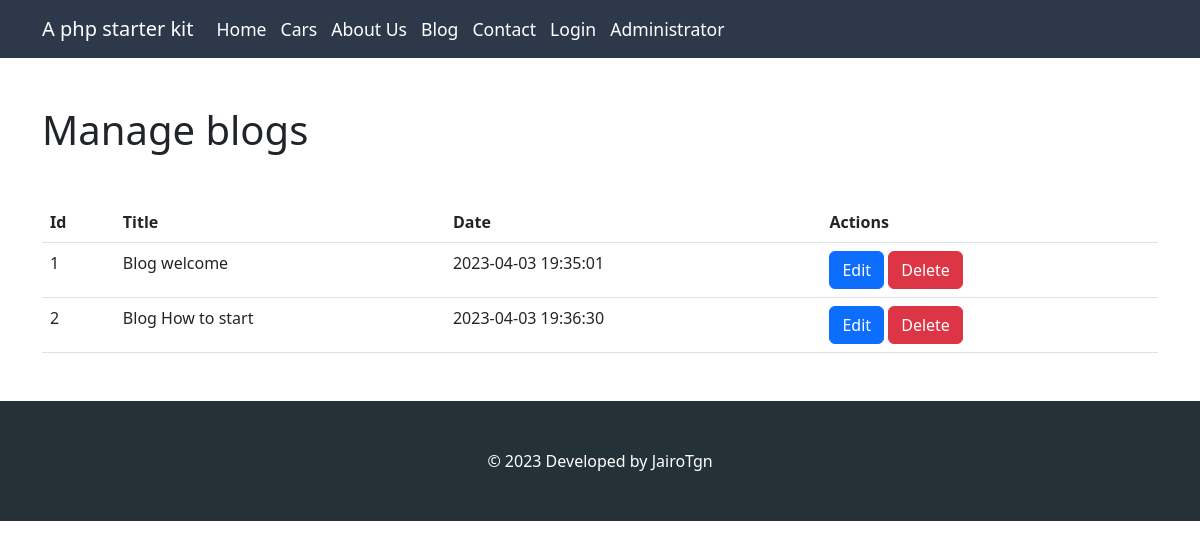
Page /admin/blogs (signed in) on the committed database.
### tables this page shows
CREATE TABLE IF NOT EXISTS `blog` (
  `id` int(11) NOT NULL AUTO_INCREMENT,
  `title` varchar(255) DEFAULT NULL,
  `url` varchar(255) DEFAULT NULL,
  `text` text,
  `dateInsert` datetime DEFAULT NULL,
  PRIMARY KEY (`id`)
);

### index.php (called while the page is built, shortened)
<?php
include 'includes/database.php';
include 'theme/index.php';

### models/blog.php (called while the page is built, shortened)
<?php
class Blog extends Database {
    public static $table = 'blog';
    public static function select($filters = array() ) {
        $mysqli = self::connect();
        $sql    = "SELECT * FROM ".self::$table;
        $result = $mysqli->query($sql);
        $data   = self::fetch($result);
        return $data;
    }
}

### includes/database.php (called while the page is built, shortened)
<?php
class Database
{
    public static function fetch($resultQuery) {
        $return = array();
        while ($obj = $resultQuery->fetch_object()) {
            $return[] = $obj;
        }
        return $return;
    }
}

### administrator/blogs.php (the view)
<?php
$blogs = Blog::select();
?>
<div class="container my-5">
    <h1 class="mb-5">Manage blogs</h1>
    <table class="table trable-striped">
        <thead>
            <tr>
                <th scope="col">Id</th>
                <th scope="col">Title</th>
                <th scope="col">Date</th>
                <th scope="col">Actions</th>
            </tr>
        </thead>
        <tbody>
            <?php foreach ($blogs as $blog) : ?>
            <tr>
                <td><?= $blog->id ?></td>
                <td><?= $blog->title ?></td>
                <td><?= $blog->dateInsert ?></td>
                <td>
                    <a href="/admin/blogs/edit/<?= $blog->id ?>" class="btn btn-primary">Edit</a>
                    <a href="/admin/blogs/delete/<?= $blog->id ?>" class="btn btn-danger">Delete</a>
                </td>
            </tr>
            <?php endforeach; ?>
    </table>
</div>

### theme/index.php
<?php
$page    = Config::$page;
$subpage = Config::$subpage;
if ($page == 'admin' ) {
  $inc = "administrator/$subpage.php";
} else {
  $inc = "pages/$page.php";
}
?>
<!DOCTYPE html>
<html lang="en">
  <head>
    <?php include 'head.php'; ?>
  </head>
  <body>
    <?php include 'nav.php'; ?>
    <?php
    if ($page == 'admin'){
      include $inc;
    } else {
      include $inc;
    }
    ?>
    <?php include 'footer.php'; ?>
  </body>
</html>

### theme/head.php (shortened to what this page needs)
<link href="https://cdn.jsdelivr.net/npm/bootstrap@5.2.3/dist/css/bootstrap.min.css" rel="stylesheet">
<link rel="stylesheet" href="/theme/styles.css">

### theme/nav.php (shortened to what this page needs)
<?php
$currentPage = Config::$page;
?>
<nav class="navbar navbar-expand-lg text-white">
  <div class="container">
    <a class="navbar-brand text-white" href="./">A php starter kit</a>
    <div class="collapse navbar-collapse" id="navbarScroll">
      <ul class="navbar-nav me-auto my-2 my-lg-0 navbar-nav-scroll" style="--bs-scroll-height: 100px;">
        <?php
        foreach (LANG as $url => $data) {
          $active = ($url == $currentPage)? 'active' : '';
          echo "<li class='nav-item'>
            <a class='nav-link $active' href='/$url'>{$data['title']}</a>
          </li>";
        }?>
        <?php if (isset($_SESSION['login'])) : ?>
          <li class="nav-item">
            <a class="nav-link" href="/admin">Administrator</a>
          </li>
        <?php endif; ?>
      </ul>
    </div>
  </div>
</nav>

### theme/footer.php
<footer class="text-center py-5 text-white">
    © 2023 Developed by JairoTgn
</footer>

### theme/styles.css (style rules this page uses)
nav { background:#2d394b }
nav .navbar-nav a.nav-link { color:#fff; font-size:1.1em; padding-left: 7px!important; padding-right: 7px!important; }
footer { background:#243238 }

### rows in the picture
blog: id "1", title "Blog welcome", dateInsert "2023-04-03 19:35:01"
blog: id "2", title "Blog How to start", dateInsert "2023-04-03 19:36:30"

### other values in the picture
$data['title'] "Home"
$data['title'] "Cars"
$data['title'] "About Us"
$data['title'] "Blog"
$data['title'] "Contact"
$data['title'] "Login"
